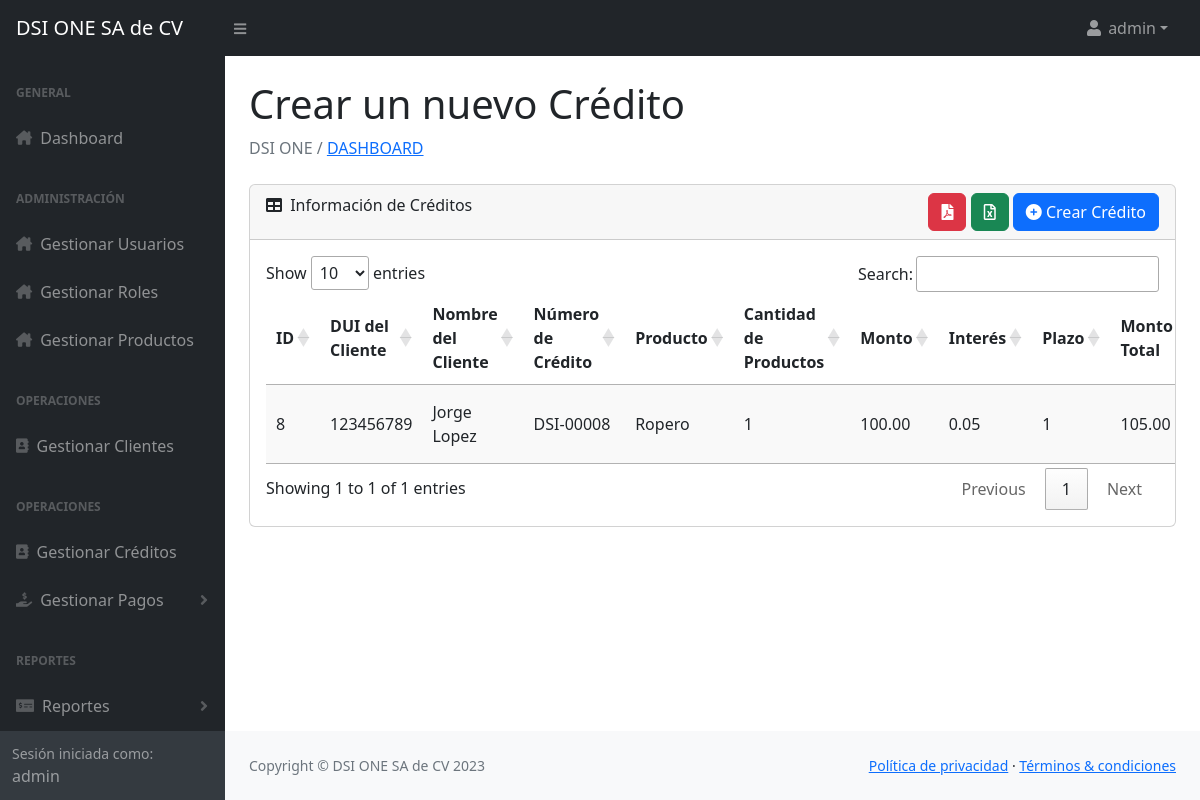
/Vista/ba_crear_credito.php (signed in), run on the app's committed database.
### tables this page shows
CREATE TABLE `creditos_dsi` (
  `id` int(11) NOT NULL,
  `dui_ct` int(11) NOT NULL,
  `cliente` varchar(30) NOT NULL,
  `num_credito` varchar(10) NOT NULL,
  `producto` varchar(30) NOT NULL,
  `cantidad_producto` int(4) NOT NULL,
  `monto` decimal(10,2) NOT NULL,
  `interes` decimal(10,2) NOT NULL,
  `plazo` int(11) NOT NULL,
  `monto_total` decimal(10,2) NOT NULL,
  `monto_pendiente` decimal(10,2) NOT NULL,
  `tipo_pago` enum('Mensual','Quincenal','','') NOT NULL DEFAULT 'Mensual',
  `fecha_ini` date NOT NULL,
  `fecha_fin` date NOT NULL,
  `estado_credito` enum('ACTIVO','FINALIZADO') NOT NULL DEFAULT 'ACTIVO'
);

### Vista/ba_crear_credito.php (the view, shortened to what this page needs)
<?php include '../Controlador/sesion.php';
?>
<head>
    <?php include '../Modelo/o_head.php'; ?>
</head>
<body class="sb-nav-fixed">
    <?php include '../Modelo/o_menu.php'; ?>
    <div id="layoutSidenav_content">
        <main>
            <div class="container-fluid px-4">
                <h1 class="mt-4">Crear un nuevo Crédito</h1>
                <ol class="breadcrumb mb-4">
                    <li class="breadcrumb-item active"> DSI ONE / <a href="../Vista/home.php"> DASHBOARD </a></li>
                </ol>
                <div class="card mb-4">
                    <div class="card-header">
                        <i class="fas fa-table me-1"></i>
                        Información de Créditos
                        <div style="float: right;">
                            <button class="btn btn-danger" onclick="exportToPDF()"><i class="fas fa-file-pdf"></i></button>
                            <button class="btn btn-success" onclick="exportToExcel()"><i class="far fa-file-excel"></i></button>
                            <button class="btn btn-primary" data-bs-toggle="modal" data-bs-target="#addCreditoModal"><i class="fa-solid fa-circle-plus"></i> Crear Crédito</button>
                        </div>
                    </div>
                    <div class="card-body table-responsive" style="overflow-x: auto;">
                        <table id="datatablesSimple" class="display" style="width: 100%; table-layout: auto;">
                            <thead>
                                <tr>
                                    <th>ID</th>
                                    <th>DUI del Cliente</th>
                                    <th>Nombre del Cliente</th>
                                    <th>Número de Crédito</th>
                                    <th>Producto</th>
                                    <th>Cantidad de Productos</th>
                                    <th>Monto</th>
                                    <th>Interés</th>
                                    <th>Plazo</th>
                                    <th>Monto Total</th>
                                </tr>
                            </thead>
                            <tbody>
                                <?php
                                $query = "SELECT * FROM creditos_dsi";
                                $result = $conn->query($query);
                                if ($result->num_rows > 0) {
                                    while ($row = $result->fetch_assoc()) {
                                        echo "<tr>";
                                        echo "<td>" . $row['id'] . "</td>";
                                        echo "<td>" . $row['dui_ct'] . "</td>";
                                        echo "<td>" . $row['cliente'] . "</td>";
                                        echo "<td>" . $row['num_credito'] . "</td>";
                                        echo "<td>" . $row['producto'] . "</td>";
                                        echo "<td>" . $row['cantidad_producto'] . "</td>";
                                        echo "<td>" . $row['monto'] . "</td>";
                                        echo "<td>" . $row['interes'] . "</td>";
                                        echo "<td>" . $row['plazo'] . "</td>";
                                        echo "<td>" . $row['monto_total'] . "</td>";
                                        echo "</tr>";
                                    }
                                } else {
                                    echo "<tr><td colspan='13'>No se encontraron registros en la tabla clientes_dsi.</td></tr>";
                                }
                                ?>
                            </tbody>
                        </table>
                    </div>
                </div>
            </div>
        </main>
        <?php include '../Modelo/o_scrips_generales.php'; ?>
</body>
</html>

### data on the page
creditos_dsi: id "8", dui_ct "123456789", cliente "Jorge Lopez", num_credito "DSI-00008", producto "Ropero", cantidad_producto "1", monto "100.00", interes "0.05", plazo "1", monto_total "105.00"

### other printed values
$_SESSION['username'] "admin"
